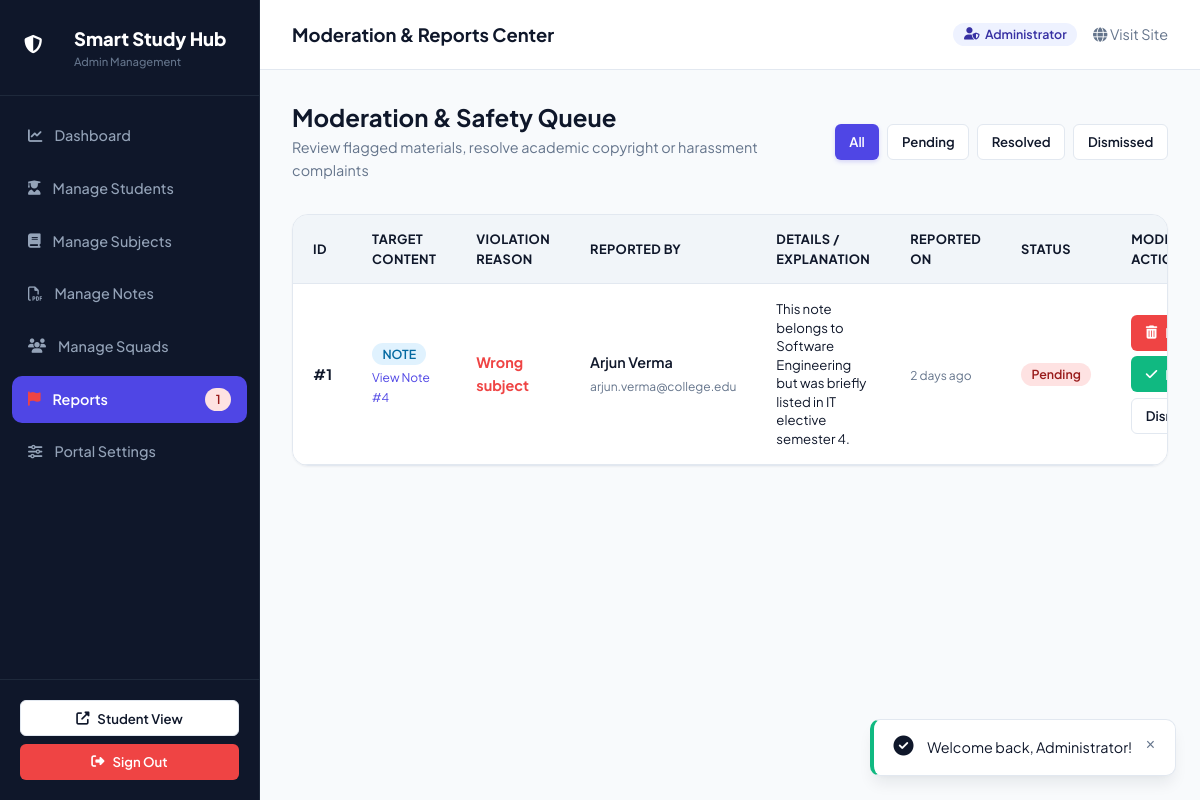
Screenshot of /admin/reports.php (signed in) with the database file from the repository.
### tables this page shows
CREATE TABLE IF NOT EXISTS `reports` (
  `id` INT AUTO_INCREMENT PRIMARY KEY,
  `reporter_id` INT NOT NULL,
  `content_type` ENUM('note', 'group_post', 'user', 'study_group') NOT NULL,
  `content_id` INT NOT NULL,
  `reason` VARCHAR(100) NOT NULL,
  `description` TEXT,
  `status` ENUM('pending', 'reviewed', 'resolved', 'dismissed') DEFAULT 'pending',
  `reviewed_by` INT DEFAULT NULL,
  `created_at` TIMESTAMP DEFAULT CURRENT_TIMESTAMP,
  INDEX (`reporter_id`),
  CONSTRAINT `fk_reports_reporter` FOREIGN KEY (`reporter_id`) REFERENCES `users` (`id`) ON DELETE CASCADE,
  CONSTRAINT `fk_reports_reviewer` FOREIGN KEY (`reviewed_by`) REFERENCES `users` (`id`) ON DELETE SET NULL
);

CREATE TABLE IF NOT EXISTS `users` (
  `id` INT AUTO_INCREMENT PRIMARY KEY,
  `name` VARCHAR(100) NOT NULL,
  `email` VARCHAR(150) NOT NULL UNIQUE,
  `student_id` VARCHAR(50) NOT NULL,
  `department` VARCHAR(100) NOT NULL,
  `semester` VARCHAR(20) NOT NULL,
  `password` VARCHAR(255) NOT NULL,
  `role` ENUM('student', 'admin') DEFAULT 'student',
  `profile_image` VARCHAR(255) DEFAULT 'default_avatar.png',
  `bio` TEXT DEFAULT NULL,
  `status` ENUM('active', 'suspended') DEFAULT 'active',
  `created_at` TIMESTAMP DEFAULT CURRENT_TIMESTAMP
);

### includes/functions.php (called while the page is built, shortened)
<?php
function e(?string $string): string {
    return htmlspecialchars($string ?? '', ENT_QUOTES, 'UTF-8');
}
function timeAgo(string $datetime): string {
    $timestamp = strtotime($datetime);
    $diff = time() - $timestamp;
    if ($diff < 60) {
        return 'Just now';
    } elseif ($diff < 3600) {
        $mins = floor($diff / 60);
        return $mins . ' min' . ($mins > 1 ? 's' : '') . ' ago';
    } elseif ($diff < 86400) {
        $hours = floor($diff / 3600);
        return $hours . ' hr' . ($hours > 1 ? 's' : '') . ' ago';
    } elseif ($diff < 604800) {
        $days = floor($diff / 86400);
        return $days . ' day' . ($days > 1 ? 's' : '') . ' ago';
    } else {
        return date('M j, Y', $timestamp);
    }
}

### admin/reports.php (the view, shortened to what this page needs)
<?php
require_once __DIR__ . '/../includes/functions.php';
require_once __DIR__ . '/header.php';
$pdo = getDBConnection();
$statusFilter = $_GET['status'] ?? 'all';
$sql = "
    SELECT r.*, u.name as reporter_name, u.email as reporter_email, rev.name as reviewer_name
    FROM reports r
    JOIN users u ON r.reporter_id = u.id
    LEFT JOIN users rev ON r.reviewed_by = rev.id
    WHERE 1=1
";
$params = [];
$sql .= " ORDER BY (r.status = 'pending') DESC, r.created_at DESC";
$stmt = $pdo->prepare($sql);
$stmt->execute($params);
$reports = $stmt->fetchAll();
?>
<div style="display: flex; justify-content: space-between; align-items: center; margin-bottom: 2rem;">
    <div>
        <h2 style="font-size: 1.5rem; margin-bottom: 0.25rem;">Moderation & Safety Queue</h2>
        <p class="text-muted" style="font-size: 0.9rem;">Review flagged materials, resolve academic copyright or harassment complaints</p>
    </div>
    <div style="display: flex; gap: 0.5rem;">
        <a href="<?= BASE_URL ?>/admin/reports.php" class="btn btn-sm <?= $statusFilter === 'all' ? 'btn-primary' : 'btn-secondary' ?>">All</a>
        <a href="<?= BASE_URL ?>/admin/reports.php?status=pending" class="btn btn-sm <?= $statusFilter === 'pending' ? 'btn-primary' : 'btn-secondary' ?>">Pending</a>
        <a href="<?= BASE_URL ?>/admin/reports.php?status=resolved" class="btn btn-sm <?= $statusFilter === 'resolved' ? 'btn-primary' : 'btn-secondary' ?>">Resolved</a>
        <a href="<?= BASE_URL ?>/admin/reports.php?status=dismissed" class="btn btn-sm <?= $statusFilter === 'dismissed' ? 'btn-primary' : 'btn-secondary' ?>">Dismissed</a>
    </div>
</div>
<div class="table-responsive">
    <table class="admin-table">
        <thead>
            <tr>
                <th>ID</th>
                <th>Target Content</th>
                <th>Violation Reason</th>
                <th>Reported By</th>
                <th>Details / Explanation</th>
                <th>Reported On</th>
                <th>Status</th>
                <th>Moderation Actions</th>
            </tr>
        </thead>
        <tbody>
            <?php if (empty($reports)): ?>
                <tr>
                    <td colspan="8" style="text-align: center; padding: 3rem;" class="text-muted">
                        No reports matching this filter.
                    </td>
                </tr>
            <?php else: ?>
                <?php foreach ($reports as $r): ?>
                    <tr>
                        <td><strong>#<?= $r['id'] ?></strong></td>
                        <td>
                            <span class="badge badge-secondary"><?= strtoupper(e($r['content_type'])) ?></span>
                            <div style="font-size: 0.75rem; margin-top: 3px;">
                                <?php if ($r['content_type'] === 'note'): ?>
                                    <a href="<?= BASE_URL ?>/note_details.php?id=<?= $r['content_id'] ?>" target="_blank">View Note #<?= $r['content_id'] ?></a>
                                <?php elseif ($r['content_type'] === 'study_group'): ?>
                                    <a href="<?= BASE_URL ?>/group.php?id=<?= $r['content_id'] ?>" target="_blank">View Squad #<?= $r['content_id'] ?></a>
                                <?php else: ?>
                                    Target ID #<?= $r['content_id'] ?>
                                <?php endif; ?>
                            </div>
                        </td>
                        <td><strong class="text-danger"><?= e($r['reason']) ?></strong></td>
                        <td>
                            <div class="font-semibold"><?= e($r['reporter_name']) ?></div>
                            <small class="text-muted"><?= e($r['reporter_email']) ?></small>
                        </td>
                        <td>
                            <div style="font-size: 0.825rem; max-width: 260px; line-height: 1.4;">
                                <?= !empty($r['description']) ? e($r['description']) : '<span class="text-muted">No description provided</span>' ?>
                            </div>
                        </td>
                        <td><small class="text-muted"><?= timeAgo($r['created_at']) ?></small></td>
                        <td>
                            <span class="badge <?= $r['status'] === 'pending' ? 'badge-danger' : ($r['status'] === 'resolved' ? 'badge-accent' : 'badge-neutral') ?>">
                                <?= ucfirst(e($r['status'])) ?>
                            </span>
                        </td>
                        <td>
                            <div style="display: flex; gap: 0.35rem; flex-wrap: wrap;">
                                <?php if ($r['status'] === 'pending'): ?>
                                    <a href="<?= BASE_URL ?>/admin/reports.php?action=delete_content&id=<?= $r['id'] ?>" class="btn btn-sm btn-danger" onclick="return confirm('Purge the reported content from the database and resolve report?')" title="Delete reported content">
                                        <i class="fas fa-trash-alt"></i> Delete Content
                                    </a>
                                    <a href="<?= BASE_URL ?>/admin/reports.php?action=resolve&id=<?= $r['id'] ?>" class="btn btn-sm btn-accent" title="Mark resolved">
                                        <i class="fas fa-check"></i> Resolve
                                    </a>
                                    <a href="<?= BASE_URL ?>/admin/reports.php?action=dismiss&id=<?= $r['id'] ?>" class="btn btn-sm btn-secondary" title="Dismiss without action">
                                        Dismiss
                                    </a>
                                <?php else: ?>
                                    <span class="text-muted" style="font-size: 0.8rem;">Review Completed</span>
                                <?php endif; ?>
                            </div>
                        </td>
                    </tr>
                <?php endforeach; ?>
            <?php endif; ?>
        </tbody>
    </table>
</div>
<?php require_once __DIR__ . '/footer.php'; ?>

### assets/css/style.css (style rules this page uses)
:root { --primary: #4f46e5; --primary-hover: #4338ca; --primary-light: #eef2ff; --primary-dark: #3730a3; --secondary: #0ea5e9; --secondary-light: #e0f2fe; --accent: #10b981; --accent-light: #ecfdf5; --warning: #f59e0b; --warning-light: #fef3c7; --danger: #ef4444; --danger-light: #fee2e2; --bg-main: #f8fafc; --bg-card: #ffffff; --bg-subtle: #f1f5f9; --border: #e2e8f0; --border-focus: #818cf8; --text-main: #0f172a; --text-muted: #64748b; --text-light: #94a3b8; --text-white: #ffffff; --radius-sm: 6px; --radius-md: 10px; --radius-lg: 16px; --radius-xl: 24px; --radius-full: 9999px; --shadow-sm: 0 1px 2px 0 rgba(15, 23, 42, 0.05); --shadow-md: 0 4px 6px -1px rgba(15, 23, 42, 0.07), 0 2px 4px -2px rgba(15, 23, 42, 0.05); --shadow-lg: 0 10px 15px -3px rgba(15, 23, 42, 0.08), 0 4px 6px -4px rgba(15, 23, 42, 0.04); --shadow-xl: 0 20px 25px -5px rgba(15, 23, 42, 0.1), 0 8px 10px -6px rgba(15, 23, 42, 0.05); --transition: all 0.2s cubic-bezier(0.16, 1, 0.3, 1); }
*, *::before, *::after { box-sizing: border-box; margin: 0; padding: 0; }
body { font-family: 'Plus Jakarta Sans', -apple-system, BlinkMacSystemFont, 'Segoe UI', Roboto, sans-serif; background-color: var(--bg-main); color: var(--text-main); line-height: 1.6; min-height: 100vh; display: flex; flex-direction: column; -webkit-font-smoothing: antialiased; }
a { color: var(--primary); text-decoration: none; transition: var(--transition); }
h1, h2, h3, h4, h5, h6 { font-weight: 700; line-height: 1.25; color: var(--text-main); }
.text-muted { color: var(--text-muted); }
.text-danger { color: var(--danger); }
.font-semibold { font-weight: 600; }
.btn { display: inline-flex; align-items: center; justify-content: center; gap: 0.5rem; padding: 0.65rem 1.25rem; font-size: 0.925rem; font-weight: 600; border-radius: var(--radius-md); border: 1px solid transparent; cursor: pointer; transition: var(--transition); text-align: center; white-space: nowrap; }
.btn-sm { padding: 0.4rem 0.85rem; font-size: 0.825rem; border-radius: var(--radius-sm); }
.btn-primary { background-color: var(--primary); color: var(--text-white); box-shadow: 0 2px 4px rgba(79, 70, 229, 0.2); }
.btn-secondary { background-color: var(--bg-card); color: var(--text-main); border-color: var(--border); }
.btn-accent { background-color: var(--accent); color: var(--text-white); }
.btn-danger { background-color: var(--danger); color: var(--text-white); }
.badge { display: inline-flex; align-items: center; gap: 0.35rem; padding: 0.25rem 0.65rem; font-size: 0.775rem; font-weight: 600; border-radius: var(--radius-full); line-height: 1.2; }
.badge-secondary { background-color: var(--secondary-light); color: #0369a1; }
.badge-danger { background-color: var(--danger-light); color: #991b1b; }

### assets/css/admin.css (style rules this page uses)
:root { --admin-sidebar-bg: #0f172a; --admin-sidebar-hover: #1e293b; --admin-sidebar-text: #94a3b8; --admin-sidebar-active: #4f46e5; --admin-content-bg: #f8fafc; }
body.admin-body { background-color: var(--admin-content-bg); min-height: 100vh; display: flex; }
.table-responsive { width: 100%; overflow-x: auto; background: #ffffff; border-radius: var(--radius-lg); border: 1px solid var(--border); box-shadow: var(--shadow-sm); }
.admin-table { width: 100%; border-collapse: collapse; text-align: left; font-size: 0.9rem; }
.admin-table th { background-color: var(--bg-subtle); padding: 0.85rem 1.25rem; font-weight: 700; color: var(--text-main); border-bottom: 1px solid var(--border); font-size: 0.8rem; text-transform: uppercase; letter-spacing: 0.03em; }
.admin-table td { padding: 1rem 1.25rem; border-bottom: 1px solid var(--border); color: var(--text-main); vertical-align: middle; }

### rows the page displays
reports: id "1", content_type "NOTE", content "4", reason "Wrong subject", reporter.name "Arjun Verma", reporter.email "arjun.verma@college.edu", description "This note belongs to Software Engineering but was briefly listed in IT elective semester 4.", created_at "2 days ago", status "Pending"

### other values shown
$pendingReportsCount "1"
$pageTitle "Moderation & Reports Center"
$adminUser['name'] "Administrator"
